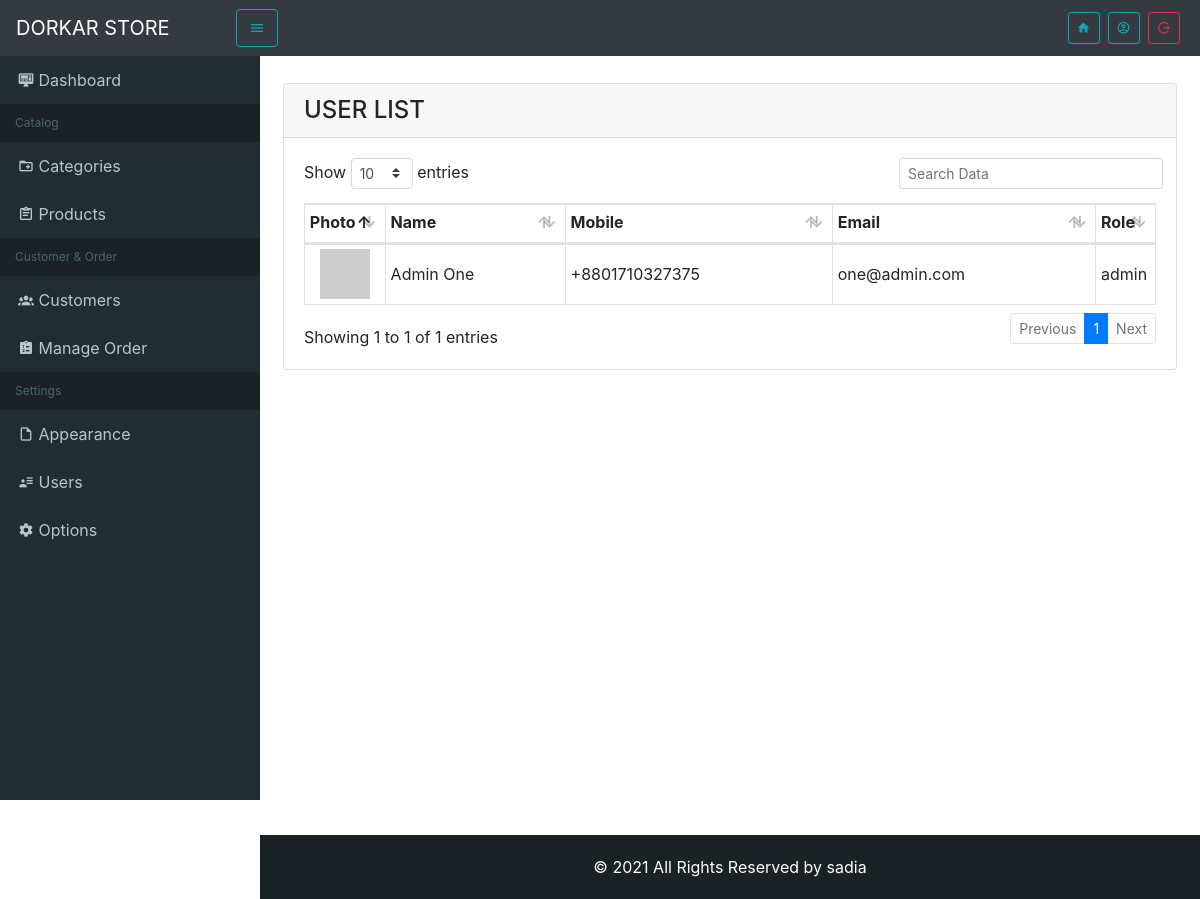
/profile, run on the app's committed database.
### tables this page shows
CREATE TABLE `ci_settings` (
  `id` tinyint(10) UNSIGNED NOT NULL,
  `key` varchar(50) NOT NULL,
  `value` varchar(50) NOT NULL
);

CREATE TABLE `ci_users` (
  `id` int(11) UNSIGNED NOT NULL,
  `photo` varchar(180) DEFAULT NULL,
  `name` varchar(50) NOT NULL,
  `mobile` varchar(18) NOT NULL,
  `email` varchar(120) NOT NULL,
  `password` varchar(255) NOT NULL,
  `role` tinyint(1) UNSIGNED NOT NULL DEFAULT 0,
  `status` tinyint(1) UNSIGNED NOT NULL DEFAULT 0,
  `created_at` timestamp NOT NULL DEFAULT current_timestamp(),
  `updated_at` timestamp NOT NULL DEFAULT current_timestamp() ON UPDATE current_timestamp()
);

### application/core/PreLoader.php (called while the page is built, shortened)
<?php defined('BASEPATH') OR exit('No direct script access allowed');
 class PreLoader extends CI_Loader{
    public function server($part_name, $vars = array(), $return = FALSE){
        if($return):
            $content  = $this->view('backend/header', $vars, $return);
            $content .= $this->view('backend/'.$part_name, $vars, $return);
            $content .= $this->view('backend/header', $vars, $return);
            return $content;
        else:
            $this->view('backend/header', $vars);
            $this->view('backend/'.$part_name, $vars);
        endif;
    }
}
?>

### application/controllers/server/Settings.php (called while the page is built, shortened)
<?php
class Settings extends CI_Controller{
    public function users($crud = 'list'){
        if($crud==='list'){
            $data['title']='User List';
            $this->load->server('settings/users/list',$data);
        }
    }
}

### index.php (called while the page is built, shortened)
<?php
require_once BASEPATH.'core/CodeIgniter.php';

### application/helpers/script_helper.php (called while the page is built, shortened)
<?php defined('BASEPATH') OR exit('No direct script access allowed');
if (!function_exists('menu_toggle')) {
    function menu_toggle($value=''){
        $data = true;
        if($data==true){ return $value; }
    }
}

### application/helpers/common_helper.php (called while the page is built, shortened)
<?php defined('BASEPATH') OR exit('No direct script access allowed');
if(!function_exists('setting')){
    function setting($key){
        $gi = & get_instance();
        return $gi->db->get_where('settings', array('key'=>$key))->row()->value;
    }
}
if(!function_exists('role')){
    function role($id=1){
        switch ($id) {
            case 1:
                return "admin";
                break;
        }
    }
}

### application/models/HomeModel.php (called while the page is built, shortened)
<?php
class HomeModel extends CI_Model{
    public function users(){
        return $this->db->get('users')->result();
    }
}

### application/views/backend/settings/users/list.php (the view, shortened to what this page needs)
<div class="container-fluid">
	<div class="row p-2">
		<div class="col-12">
		<div class="card">
        <div class="card-header">
            <h4 class="card-title text-uppercase m-0"><?=$title?></h4>
        </div>
		<div class="card-body">
			<table id="tableSlider" class="table table-data table-bordered table-sm">
				<thead>
					<tr>
						<th class="pb-2 clean" width="55">Photo</th>
						<th class="pb-2">Name</th>
						<th class="pb-2">Mobile</th>
						<th class="pb-2">Email</th>
						<th class="pb-2" width="20">Role</th>
					</tr>
				</thead>
				<tbody>
				<?php foreach ($this->hm->users() as $key => $data):?>
				<tr class="<?=$data->status==0?'table-danger':''?>">
					<td class="text-center"><img src="<?=$data->photo?>" alt="<?=$data->name?>" height="50"></td>
					<td><?=$data->name?></td>
					<td><?=$data->mobile?></td>
					<td><?=$data->email?></td>
					<td><?=role($data->role)?></td>
				</tr>
				<?php endforeach;?>
				</tbody>
			</table>
		</div>
		</div>
		</div>
	</div>
</div>

### application/views/backend/header.php (shortened to what this page needs)
<!DOCTYPE html>
<html lang="en">
<head>
	<link href="<?=base_url();?>assets/vendors/mdi/css/materialdesignicons.min.css" rel="stylesheet" >
	<link href="<?=base_url();?>assets/vendors/bootstrap/bootstrap.min.css" rel="stylesheet">
	<link href="<?=base_url();?>assets/vendors/wysihtml5/wysihtml5.min.css" rel="stylesheet"/>
	<link href="<?=base_url();?>assets/vendors/datatables/datatables.css" rel="stylesheet"/>
	<link href="<?=base_url();?>assets/vendors/Croppie/croppie.css" rel="stylesheet"/>
	<link href="<?=base_url();?>assets/styles/server.css" rel="stylesheet"/>
</head>
<body>
<div id="appRoot">
<aside class="app-sidebar <?=menu_toggle('active')?>">
	<nav class="navbar navbar-expand-lg navbar-dark bg-dark">
		<a class="navbar-brand" href="<?=base_url()?>"> <?=setting('store_name')?>  </a>
	</nav>
	<ul class="sidebar-menu">
		<li>
			<a href="<?=base_url('server')?>">
				<i class="mdi mdi-desktop-mac-dashboard"></i>
				<span class='mtxt'> Dashboard </span>
			</a>
		</li>
		<li class="header"> Catalog </li>
		<li><a href="<?=base_url('server/categories')?>"><i class="mdi mdi-folder-plus-outline"></i> <span class='mtxt'> Categories </span> </a></li>
		<li><a href="<?=base_url('server/products')?>"><i class="mdi mdi-clipboard-text-outline"></i> <span class='mtxt'> Products </span></a></li>
		<li class="header"> Customer & Order </li>
		<li><a href="<?=base_url('server/customers')?>"><i class="mdi mdi-account-group"></i><span class='mtxt'> Customers </span> </a></li>
		<li><a href="<?=base_url('server/orders')?>"><i class="mdi mdi-clipboard-list"></i><span class='mtxt'> Manage Order </span> </a></li>
		<li class="header"> Settings </li>
		<li class="treeview">
			<a href="javascript:void(0)">
				<i class="mdi mdi-file-outline"></i><span class="mtxt"> Appearance </span>
			</a>
		</li>
		<li><a href="<?=base_url('profile')?>"><i class="mdi mdi-account-details"></i> <span class='mtxt'> Users </span></a></li>
		<li><a href="<?=base_url('server/settings')?>"><i class="mdi mdi-settings"></i> <span class='mtxt'> Options </span></a></li>
	</ul>
</aside>
<header class="app-header">
	<nav class="navbar navbar-expand-lg navbar-dark bg-dark">
		<div class="brand">
			<a class="navbar-brand text-uppercase" href="<?=base_url('server')?>"><?=setting('store_name')?> </a>
		</div>
		<button type="button" onClick="toggleSidebar()" class="btn btn-outline-info">
			<i class="mdi mdi-menu"></i>
		</button>
		<a href="<?=base_url()?>" target="_blank" class="ml-auto  btn-sm mr-1 btn btn-outline-info">
			<i class="mdi mdi-home"></i>
		</a>
		<div class="menu ">
			<div class="dropdown">
				<button type="button" class="btn btn-sm btn-outline-info mx-1" data-toggle="dropdown">
					<i class="mdi mdi-account-circle-outline"></i>
				</button>
			</div>
			<button type="button" class="btn btn-sm btn-outline-danger mr-1" data-toggle="modal" data-target="#exitConfirm">
				<i class="mdi mdi-location-exit"></i>
			</button>
		</div>
	</nav>
</header>
<main class="app-body <?=menu_toggle('active')?>">

### assets/styles/server.css (style rules this page uses)
table.dataTable tbody th, table.dataTable tbody td { vertical-align: middle; }
header.app-header { top: 0; left: 0; right: 0; width: 100%; z-index: 999; position: fixed; }
header.app-header .brand { display: none; }
@media (min-width:991px) { header.app-header .brand { display: block; width: 220px; } }
header.app-header .menu .dropdown { display: inline-block; }
aside.app-sidebar { top: 0; left: -260px; width: 260px; z-index: 888; height: 100vh; position: fixed; overflow-y: auto; overflow-x: hidden; transition: all 0.5s ease; background-color: #222d32; }
aside.app-sidebar.active { left: 0!important; }
.sidebar-menu { margin: 0; padding: 0; list-style: none; background-color: #222d32; }
.sidebar-menu>li { margin: 0; padding: 0; position: relative; }
.sidebar-menu>li>a { padding: 12px 5px 12px 15px; display: block; border-left: 3px solid transparent; color: #b8c7ce; }
.sidebar-menu li.header { padding: 10px 25px 10px 15px; font-size: 12px; color: #4b646f; background: #1a2226; }
.sidebar-menu a { color: #b8c7ce; text-decoration: none; }
main.app-body { margin-left: 0; margin-top: 75px; min-height: 95vh; transition: all 0.5s ease; }
@media (min-width:991px) { main.app-body.active { margin-left: 260px!important; } }

### data on the page
ci_settings: value "DORKAR STORE"
ci_users: name "Admin One", mobile "+8801710327375", email "one@admin.com", role "admin"

### other printed values
$title "USER LIST"
